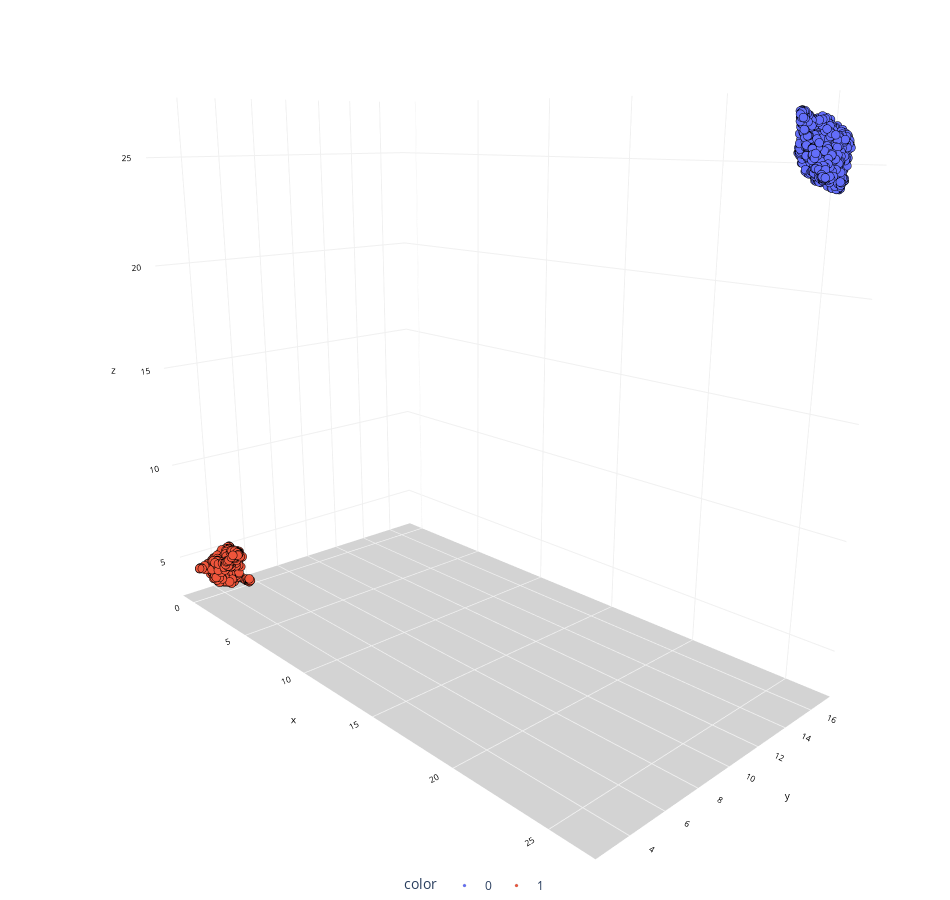
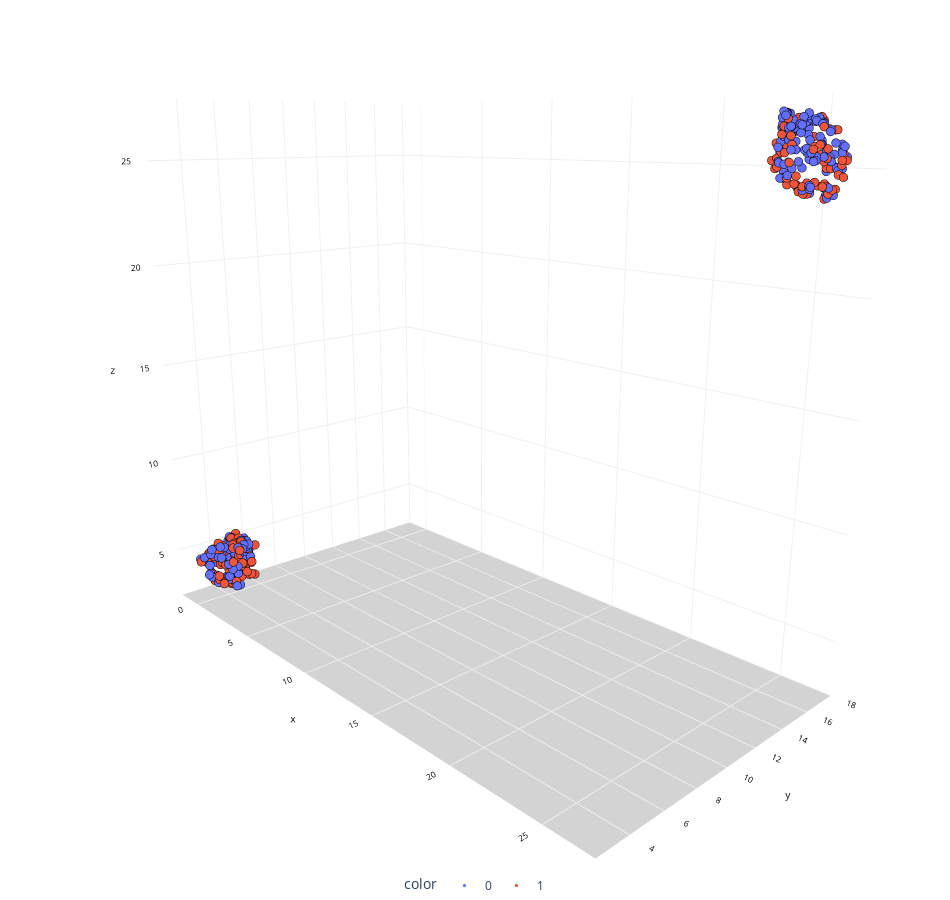

These figures' notebook cell, in order:
### Markdown cell above
### Plot 3d reduction

### Code cell
chart(gen_X_train_reduced_3d,gen_y_train.values)
chart(gen_X_test_reduced_3d,gen_y_test.values)

### Figure 1 — Plotly figure (JSON) as saved in the notebook; plotly's stock layout.template omitted (floating-point values rounded to 4 significant figures; data arrays with more than 128 entries replaced by an {"elided": "..."} marker saying what was removed)
{"data": [{"hovertemplate": "color=0<br>x=%{x}<br>y=%{y}<br>z=%{z}<extra></extra>", "legendgroup": "0", "marker": {"color": "#636efa", "line": {"color": "black", "width": 0.1}, "size": 3, "symbol": "circle"}, "mode": "markers", "name": "0", "scene": "scene", "showlegend": true, "type": "scatter3d", "x": {"elided": "882 float values"}, "y": {"elided": "882 float values"}, "z": {"elided": "882 float values"}}, {"hovertemplate": "color=1<br>x=%{x}<br>y=%{y}<br>z=%{z}<extra></extra>", "legendgroup": "1", "marker": {"color": "#EF553B", "line": {"color": "black", "width": 0.1}, "size": 3, "symbol": "circle"}, "mode": "markers", "name": "1", "scene": "scene", "showlegend": true, "type": "scatter3d", "x": {"elided": "641 float values"}, "y": {"elided": "641 float values"}, "z": {"elided": "641 float values"}}], "layout": {"height": 900, "legend": {"orientation": "h", "title": {"text": "color"}, "tracegroupgap": 0, "x": 0.5, "xanchor": "center", "y": 0, "yanchor": "top"}, "margin": {"b": 0, "l": 0, "r": 0, "t": 0}, "scene": {"camera": {"center": {"x": 0, "y": 0, "z": -0.1}, "eye": {"x": 1.5, "y": -1.4, "z": 0.5}, "up": {"x": 0, "y": 0, "z": 1}}, "domain": {"x": [0, 1], "y": [0, 1]}, "xaxis": {"backgroundcolor": "white", "color": "black", "gridcolor": "#f0f0f0", "tickfont": {"size": 10}, "title": {"font": {"size": 10}, "text": "x"}}, "yaxis": {"backgroundcolor": "white", "color": "black", "gridcolor": "#f0f0f0", "tickfont": {"size": 10}, "title": {"font": {"size": 10}, "text": "y"}}, "zaxis": {"backgroundcolor": "lightgrey", "color": "black", "gridcolor": "#f0f0f0", "tickfont": {"size": 10}, "title": {"font": {"size": 10}, "text": "z"}}}, "showlegend": true, "title": {"text": "UMAP"}, "width": 950}}

### Figure 2 — Plotly figure (JSON) as saved in the notebook; plotly's stock layout.template omitted (floating-point values rounded to 4 significant figures; data arrays with more than 128 entries replaced by an {"elided": "..."} marker saying what was removed)
{"data": [{"hovertemplate": "color=0<br>x=%{x}<br>y=%{y}<br>z=%{z}<extra></extra>", "legendgroup": "0", "marker": {"color": "#636efa", "line": {"color": "black", "width": 0.1}, "size": 3, "symbol": "circle"}, "mode": "markers", "name": "0", "scene": "scene", "showlegend": true, "type": "scatter3d", "x": {"elided": "221 float values"}, "y": {"elided": "221 float values"}, "z": {"elided": "221 float values"}}, {"hovertemplate": "color=1<br>x=%{x}<br>y=%{y}<br>z=%{z}<extra></extra>", "legendgroup": "1", "marker": {"color": "#EF553B", "line": {"color": "black", "width": 0.1}, "size": 3, "symbol": "circle"}, "mode": "markers", "name": "1", "scene": "scene", "showlegend": true, "type": "scatter3d", "x": {"elided": "160 float values"}, "y": {"elided": "160 float values"}, "z": {"elided": "160 float values"}}], "layout": {"height": 900, "legend": {"orientation": "h", "title": {"text": "color"}, "tracegroupgap": 0, "x": 0.5, "xanchor": "center", "y": 0, "yanchor": "top"}, "margin": {"b": 0, "l": 0, "r": 0, "t": 0}, "scene": {"camera": {"center": {"x": 0, "y": 0, "z": -0.1}, "eye": {"x": 1.5, "y": -1.4, "z": 0.5}, "up": {"x": 0, "y": 0, "z": 1}}, "domain": {"x": [0, 1], "y": [0, 1]}, "xaxis": {"backgroundcolor": "white", "color": "black", "gridcolor": "#f0f0f0", "tickfont": {"size": 10}, "title": {"font": {"size": 10}, "text": "x"}}, "yaxis": {"backgroundcolor": "white", "color": "black", "gridcolor": "#f0f0f0", "tickfont": {"size": 10}, "title": {"font": {"size": 10}, "text": "y"}}, "zaxis": {"backgroundcolor": "lightgrey", "color": "black", "gridcolor": "#f0f0f0", "tickfont": {"size": 10}, "title": {"font": {"size": 10}, "text": "z"}}}, "showlegend": true, "title": {"text": "UMAP"}, "width": 950}}
